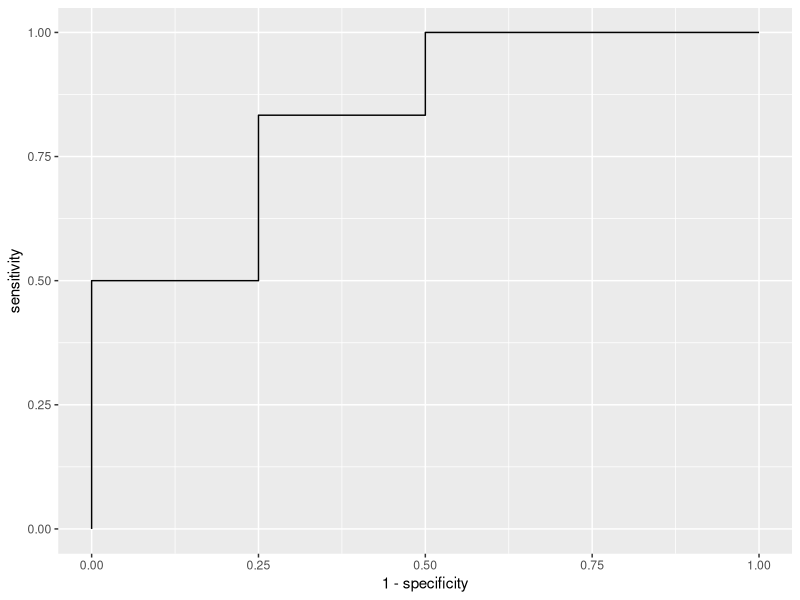
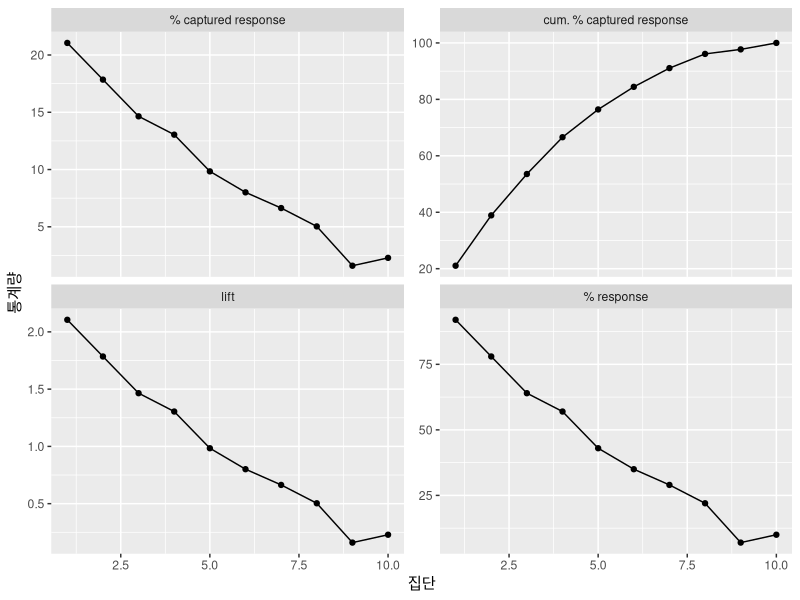

The R script that drew these images, in order:
## ---- chunk 1
library(tidyverse)
## ---- chunk 2
tibble(package = c("tidyverse", "caret")) %>%
  mutate(version = map_chr(
    package, 
    ~ packageDescription(.x, fields = c("Version"))[1])) %>%
  knitr::kable()
## ---- chunk 3
cm <- matrix(c('a', 'b', 'c', 'd'), nrow = 2, byrow = TRUE)
attr(cm, "dimnames") <- list(Prediction = c("1", "0"), Reference = c("1", "0"))
class(cm) <- "table"
print(cm)
## ---- chunk 4
y <- factor(c(rep(1, 20), rep(0, 80)), levels = c(1, 0))
y_hat <-factor(c(rep(1, 15), rep(0, 75), rep(1, 10)), levels = c(1, 0))
## ---- chunk 5
cm <- caret::confusionMatrix(data = y_hat, reference = y)
## ---- chunk 6
cm$table
## ---- chunk 7
cm$overall
## ---- chunk 8
cm$byClass
## ---- chunk 9
train_df <- tribble(
  ~x, ~y,
  24, 0,
  35, 0,
  37, 1,
  42, 0,
  49, 1,
  54, 1,
  56, 0,
  68, 1,
  72, 1,
  73, 1
) %>%
  mutate(y = factor(y, levels = c(1, 0)))
## ---- chunk 10
cm40 <- caret::confusionMatrix(
  factor(as.integer(train_df$x >= 40), levels = c(1, 0)),
  train_df$y
)

cm40$table
## ---- chunk 11
cm40$byClass[c("Sensitivity", "Specificity")]
## ---- chunk 12
cm50 <- caret::confusionMatrix(
  factor(as.integer(train_df$x >= 50), levels = c(1, 0)),
  train_df$y
)

cm50$table
## ---- chunk 13
cm50$byClass[c("Sensitivity", "Specificity")]
## ---- chunk 14
univariate_binary_rule <- function(x, y, th) {
  cm <- caret::confusionMatrix(
    factor(as.integer(x >= th), levels = c(1, 0)),
    y
  )
  
  tibble(threshold = th, 
         sensitivity = cm$byClass["Sensitivity"],
         specificity = cm$byClass["Specificity"])
}

th <- c(sort(train_df$x), Inf)

roc_df <- map_dfr(th, univariate_binary_rule, x = train_df$x, y = train_df$y)

knitr::kable(
  roc_df, booktabs = TRUE,
  align = c('r', 'r', 'r', 'r'),
  col.names = c('분류기준값($x$)', '민감도(sensitivity)', '특이도(specificity)'),
  caption = '분류기준별 민감도 및 특이도'
)
## ---- chunk 15
roc_df %>%
  ggplot(aes(x = 1 - specificity, y = sensitivity)) +
  geom_path()
## ---- chunk 16
y_freq <- tribble(
  ~y, ~n,
  1, 437,
  2, 348,
  3, 215
) %>%
  mutate(y = factor(y, levels = c(1, 2, 3)))

y_freq
## ---- chunk 17
freq_within_group <- tribble(
  ~k, ~n,
  1, 92,
  2, 78,
  3, 64,
  4, 57,
  5, 43,
  6, 35,
  7, 29,
  8, 22,
  9, 7,
  10, 10
)

freq_within_group
## ---- chunk 18
stat_df <- freq_within_group %>%
  mutate(cum_n = cumsum(n)) %>%
  mutate(
    captured_response_pct = n / sum(n) * 100,
    cum_captured_response_pct = cum_n / sum(n) * 100,
    response_pct = n / 100 * 100,
    lift = n / mean(n)
  ) %>%
  select(-cum_n)

knitr::kable(
  stat_df,
  booktabs = TRUE,
  align = rep('r', 6),
  col.names = c('집단', '범주 1의 빈도', '% captured response', 
                'cum. % captured response', '% response', 'lift'),
  caption = '이익도표를 위한 통계량',
  digits = 2
)
## ---- chunk 19
stat_df %>%
  gather(key = "stat", value = "value", 
         captured_response_pct:lift) %>%
  ggplot(aes(x = k, y = value)) +
  geom_point() +
  geom_line() +
  facet_wrap(vars(stat), nrow = 2, ncol = 2, scales = "free_y",
             labeller = as_labeller(
               c("captured_response_pct" = "% captured response",
                 "cum_captured_response_pct" = "cum. % captured response",
                 "response_pct" = "% response",
                 "lift" = "lift")
             )) +
  xlab("집단") +
  ylab("통계량")
